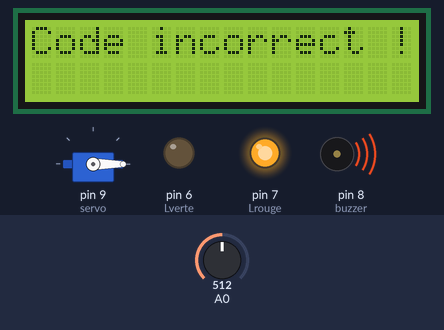
Bench run of a sketch on a simulated Arduino Uno, built with avr-gcc and run on an emulated ATmega328P. Shown: 16×2 character LCD, servo, output pins drawn as LEDs (lit = HIGH), buzzer (waves = sounding). The inputs (shaded band) are chosen by the test bench; at power-on: A0 = 512.

Above: at 1.2 s.
1.3 s: A0 set to 622
At 2.28 s:
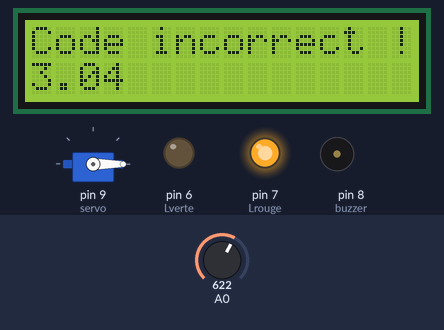
3.6 s: A0 set to 646
At 5.0 s:
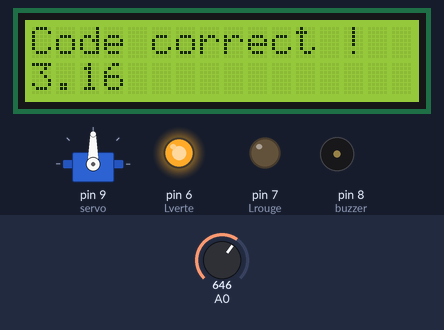
5.3 s: A0 set to 709
At 6.6 s:
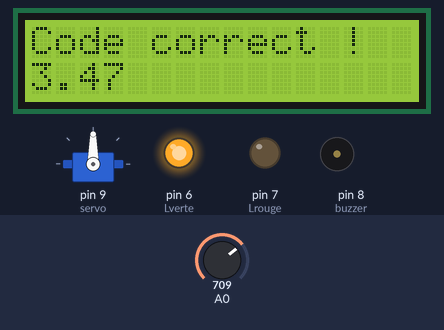
8.9 s: A0 set to 734
At 9.03 s:
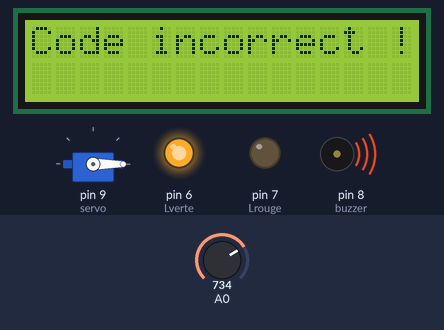
Timing chart, 0 to 11.9 s (numbered marks = the images above; inputs shaded):
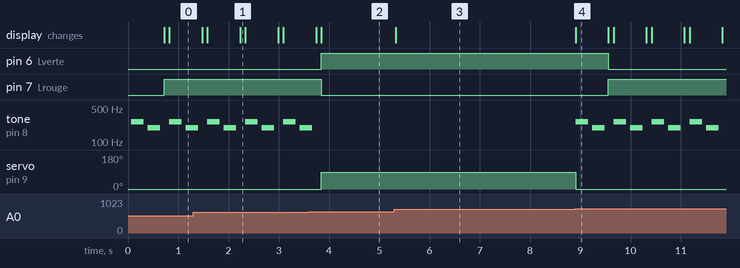

Measured:
- the behaviour switches between 634 and 635 on A0 (found by bisection; images 1 and 2)
- the behaviour switches between 716 and 717 on A0 (found by bisection; images 3 and 4)
- after the input at 1.3 s, the display: first differs from a run without the input after 0.93 s (image 1)
- after the input at 3.6 s, pin 6 (Lverte): LOW → HIGH after 0.25 s; pin 7 (Lrouge): HIGH → LOW after 0.25 s; tone on pin 8 (buzzer): goes on until 3.7 s, then stays silent; servo on pin 9 (servo): 0° → 90° after 0.25 s; the display: first differs from a run without the input after 0.25 s (image 2)
- after the input at 5.3 s, the display: changes at once (image 3)
- after the input at 8.9 s, pin 6 (Lverte): HIGH → LOW after 0.66 s; pin 7 (Lrouge): LOW → HIGH after 0.66 s; tone on pin 8 (buzzer): silent → 262 Hz at once, then repeats every 0.76 s: silent 0.08 s, 196 Hz 0.25 s, silent 0.18 s, 262 Hz 0.25 s; servo on pin 9 (servo): 90° → 0° at once; the display: changes at once (image 4)
- by itself, tone on pin 8 (buzzer): repeats every 0.76 s: 262 Hz 0.25 s, silent 0.08 s, 196 Hz 0.25 s, silent 0.18 s

The sketch:

Programme_coffre.ino
```cpp
#include <LiquidCrystal.h>

#include <Servo.h>

int posInitiale = 0;
int Lrouge = 7;
int Lverte = 6;
int buzzer = 8;

Servo servo;

#define NOTE_C4  262
#define NOTE_G3  196

int melody[] = {NOTE_C4, NOTE_G3};

int noteDurations[] = {4, 4};


LiquidCrystal lcd(12, 11, 5, 4, 3, 2);

void setup() {

  lcd.begin(16, 2);
  Serial.begin(9600);
  servo.attach(9);
  servo.write(0);
  pinMode(Lrouge, OUTPUT);
  pinMode(Lverte, OUTPUT);
  digitalWrite(Lrouge, LOW);
  digitalWrite(Lverte, LOW);

  pinMode(buzzer, OUTPUT);
  }


void loop() {
    Serial.begin(9600);
  float val = analogRead(A0);
  val=val*1000.0;
  float valIntensite = map(val,0.0,1023.0,0.0,5.0);
  valIntensite = valIntensite/1000.0;

  if ((valIntensite>=3.1)&&(valIntensite<=3.5)){
    lcd.clear();
    lcd.print("Code correct ! ");

    servo.write(90);
    digitalWrite(Lrouge, LOW);
    digitalWrite(Lverte, HIGH);
  }
  else {
    lcd.clear();
    lcd.print("Code incorrect ! ");

    servo.write(0);


    for (int thisNote = 0; thisNote < 2; thisNote++) {
      int noteDuration = 1000 / noteDurations[thisNote];
      tone(8, melody[thisNote], noteDuration);
      int pauseBetweenNotes = noteDuration * 1.30;
      delay(pauseBetweenNotes);
      noTone(8);
        }


    digitalWrite(Lverte, LOW);
    digitalWrite(Lrouge, HIGH);
  }

  lcd.setCursor(0,1);
  lcd.print(valIntensite);
  delay(100);
}
```
